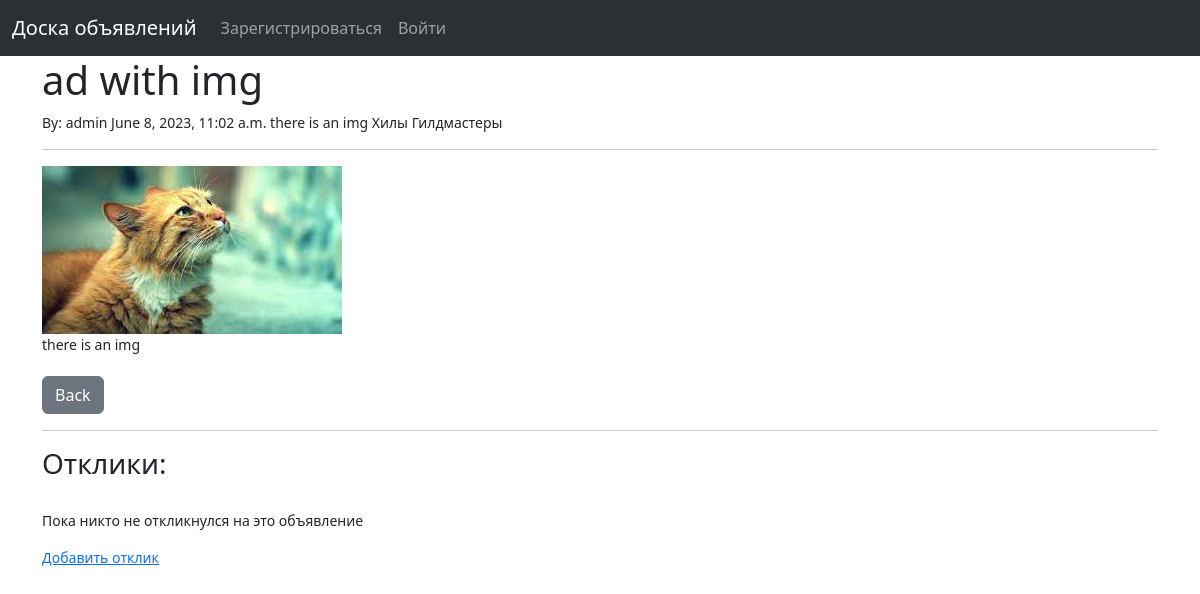
Page /announcements/10 on the committed database.
### board/models.py (models this page shows, shortened)
class Announcement(models.Model):
    title = models.CharField("Заголовок", max_length=255)
    title_tag = models.CharField("Тэг заголовка", max_length=255)
    author = models.ForeignKey(User, on_delete=models.CASCADE, verbose_name="Автор")
    publication_datetime = models.DateTimeField("Дата публикации", auto_now_add=True)
    text = RichTextField("Текст", blank=True, null=True)
    image = models.ImageField("Картинка", null=True, blank=True, upload_to="images/")
    category = models.ManyToManyField(Category, verbose_name="Категория")

class Category(models.Model):
    name = models.CharField("Название", max_length=255)
    def __str__(self):
        return f"{self.name}"

### board/views.py (the view)
class AnnouncementDetailView(DetailView):
    model = Announcement
    template_name = "announcement_details.html"

### board/templates/announcement_details.html (shortened to what this page needs)
{% extends 'base.html' %}
{% block content %}
<h1>{{ announcement.title }}</h1>
<small> By:
    {{ announcement.author }}
    {{ announcement.publication_datetime }}
    {{ announcement.text|safe }}
    {% for cat in announcement.category.all %}
        {{ cat }}
    {% endfor  %}
<hr>
{% if announcement.image %}
    <img src="{{ announcement.image.url }}"><br/>
{% endif %}
<div>{{ announcement.text }}</div>
<br/>
<a href="{% url 'board' %}" class="btn btn-secondary">Back</a>
<hr>
<h3>Отклики:</h3>
<br/>
{% if not announcement.responses.all %}
    <p>Пока никто не откликнулся на это объявление</p>
    <a href="#">Добавить отклик</a>
{% else %}
    {% for res in announcement.responses.all %}
        <strong>{{ res.name }} - {{ res.datetime_added }}</strong><br/>
        {{ res.text }}<br/>
        <hr>
    {% endfor %}
{% endif %}
{% endblock %}

### rows in the picture
Announcement: title "ad with img", author "admin", publication_datetime "June 8, 2023, 11:02 a.m.", text "there is an img", image (picture)
Category: name "Хилы"
Category: name "Гилдмастеры"
